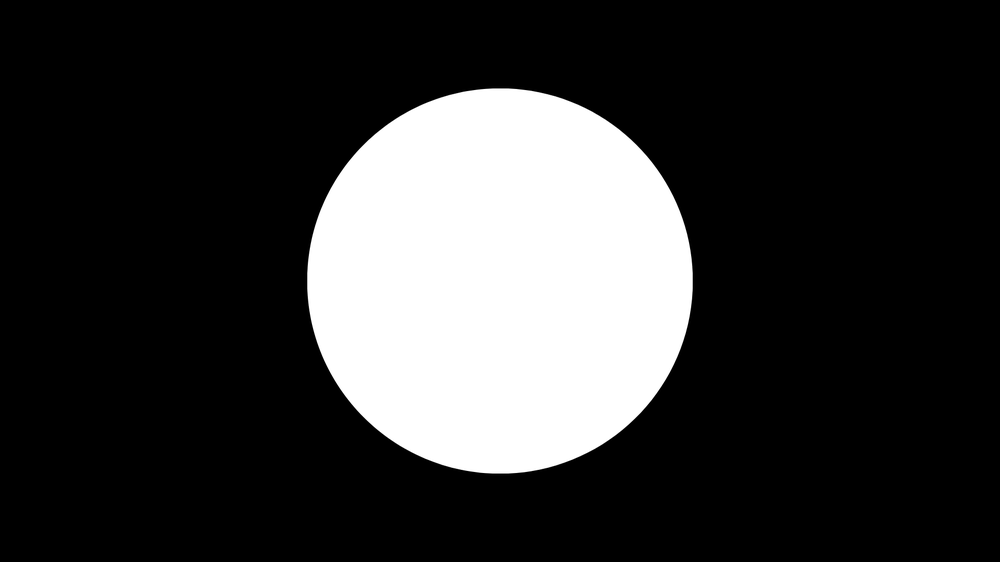
#> input picture assets/img.png, 1000 x 562 px, shrunk from 1920 x 1080 before the run
$ python SimulacaoDeDifracao.py
#> lines starting #> are read from the running program, lines starting #| are printed output that depends on the picture
import numpy as np
import matplotlib.pyplot as plt
from PIL import Image

def simular_difracao(caminho_imagem, lamb, Z, altura_objeto_m):
#> called with caminho_imagem = 'assets/img.png', lamb = 6.32e-07, Z = 2, altura_objeto_m = 0.001
    img = Image.open(caminho_imagem).convert('L')
    campo_entrada = np.array(img, dtype=float) / 255.0

    Ny, Nx = campo_entrada.shape
#> Ny = 562; Nx = 1000

    dy = altura_objeto_m / Ny
#> dy = 1.78e-06
    dx = dy
#> dx = 1.78e-06

    espectro_complexo = np.fft.fftshift(np.fft.fft2(campo_entrada))

    intensidade = np.abs(espectro_complexo)**2
    intensidade_log = np.log1p(intensidade)
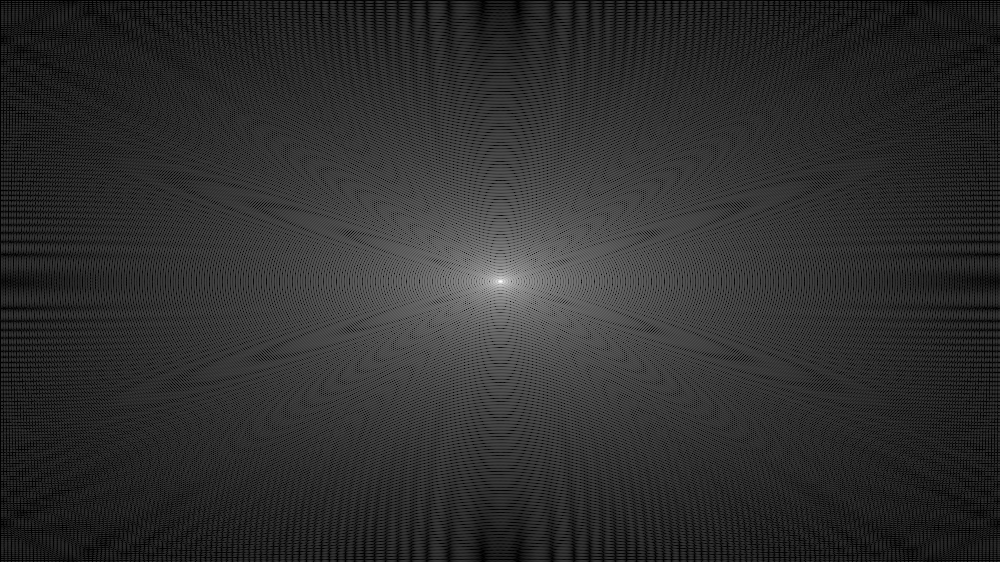
#> intensidade_log: shape (562, 1000) float64; min 4.12e-05, max 23.34, mean 4.3; drawn with min black and max white

    freq_x = np.fft.fftshift(np.fft.fftfreq(Nx, d=dx))
#> freq_x = 1000 values from -281000 to 280438
    freq_y = np.fft.fftshift(np.fft.fftfreq(Ny, d=dy))
#> freq_y = 562 values from -281000 to 280000

    X_anteparo_cm = (freq_x * lamb * Z) * 100
#> X_anteparo_cm = 1000 values from -35.52 to 35.45
    Y_anteparo_cm = (freq_y * lamb * Z) * 100

    limites_anteparo = [X_anteparo_cm[0], X_anteparo_cm[-1], Y_anteparo_cm[0], Y_anteparo_cm[-1]]
    limites_objeto = [-Nx*dx*1000/2, Nx*dx*1000/2, -Ny*dy*1000/2, Ny*dy*1000/2]

    fig, axes = plt.subplots(1, 2, figsize=(12, 5))

    axes[0].imshow(campo_entrada, cmap='gray', extent=limites_objeto)
    axes[0].set_title("Objeto / Abertura de Entrada")
    axes[0].set_xlabel("x (mm)")
    axes[0].set_ylabel("y (mm)")

    im = axes[1].imshow(intensidade_log, cmap='inferno', extent=limites_anteparo)
    axes[1].set_title(f"Figura de Difração no Anteparo (Z = {Z} m)")
    axes[1].set_xlabel("X no anteparo (cm)")
    axes[1].set_ylabel("Y no anteparo (cm)")
    fig.colorbar(im, ax=axes[1], label="Intensidade (Escala Logarítmica)")

    plt.tight_layout()
    plt.show()
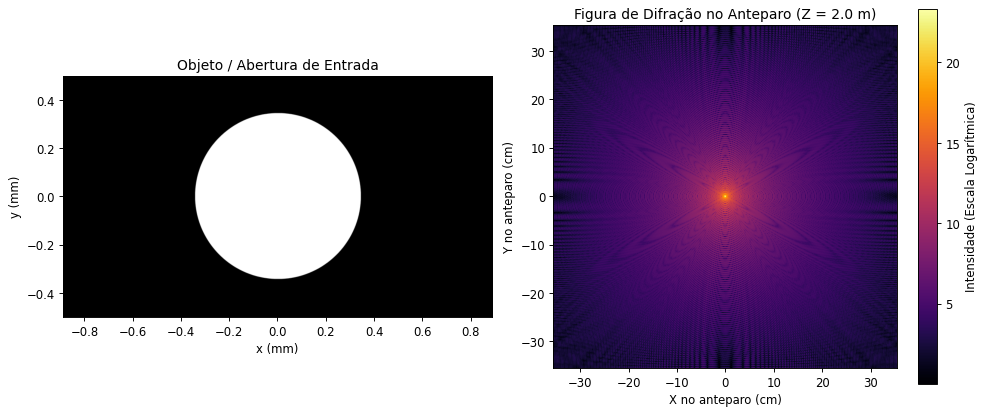
#> figure drawn by matplotlib, 3 panels

if __name__ == "__main__":
    CAMINHO = "assets/img.png"
    LAMBDA = 632e-9     # 632 nm
    DISTANCIA_Z = 2.0    # 2 m
    ALTURA_A = 1e-3      # 1 mm

    simular_difracao(caminho_imagem=CAMINHO, lamb=LAMBDA, Z=DISTANCIA_Z, altura_objeto_m=ALTURA_A)
